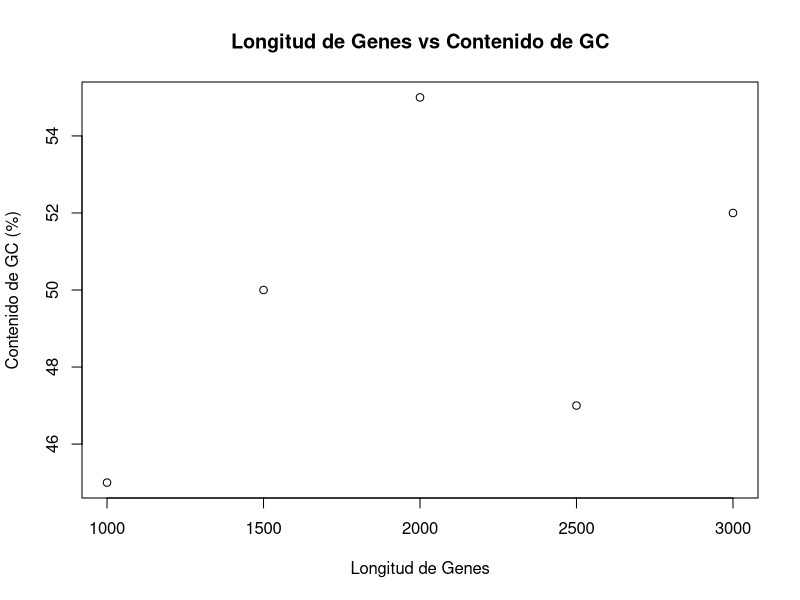
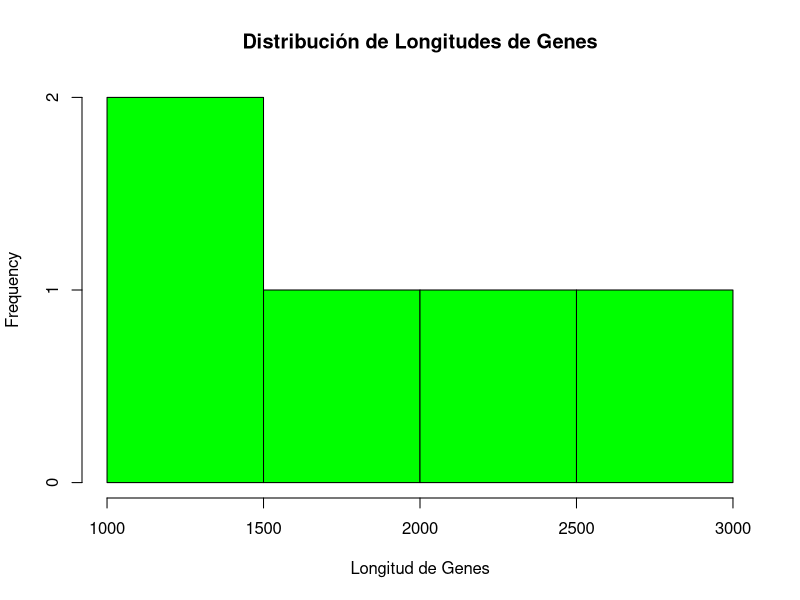
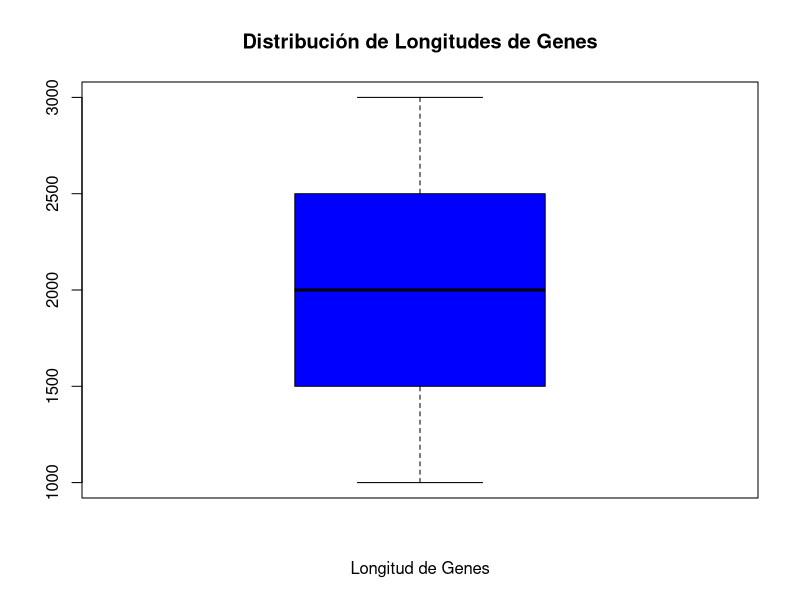
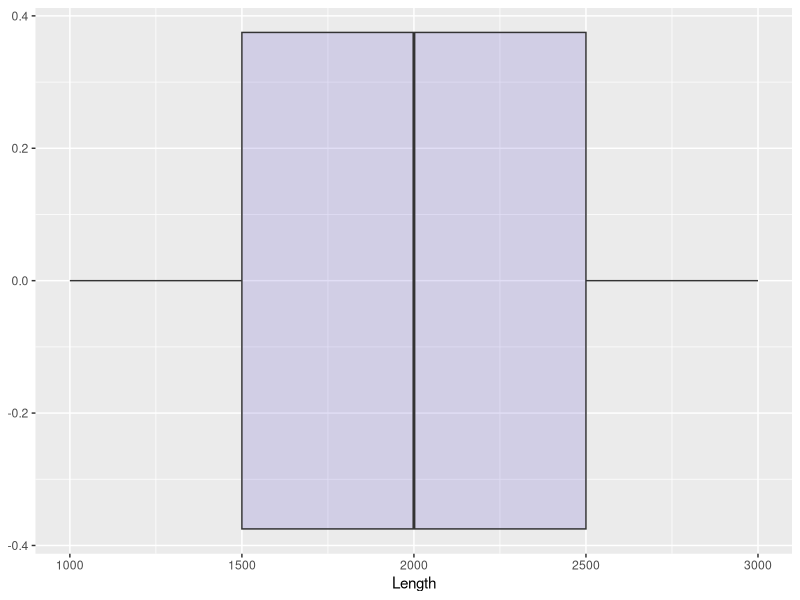
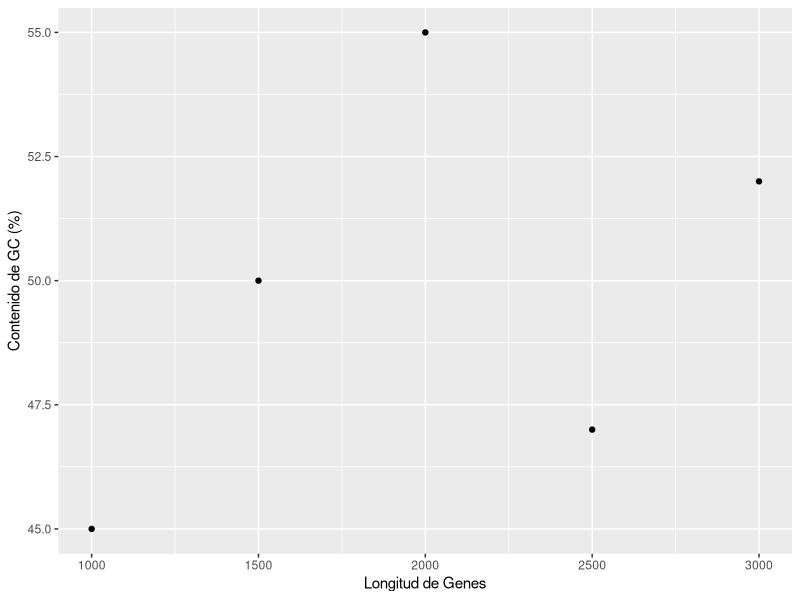
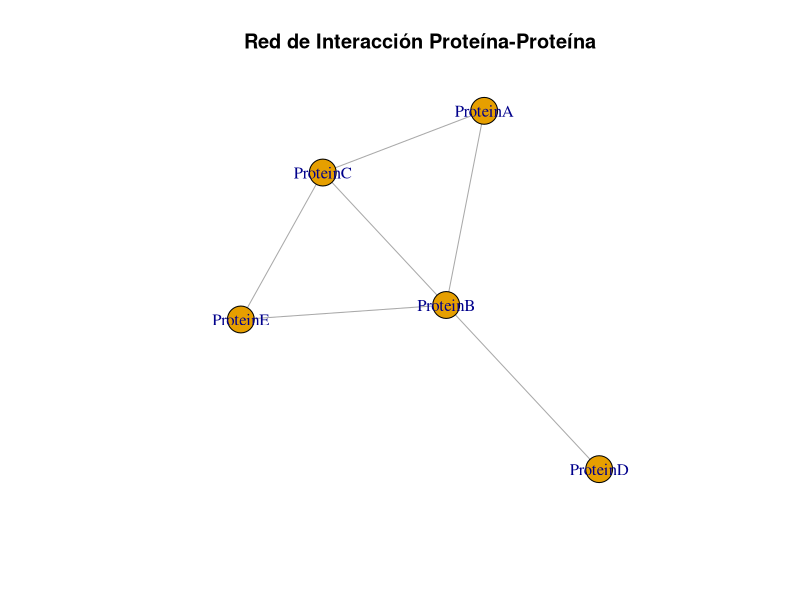
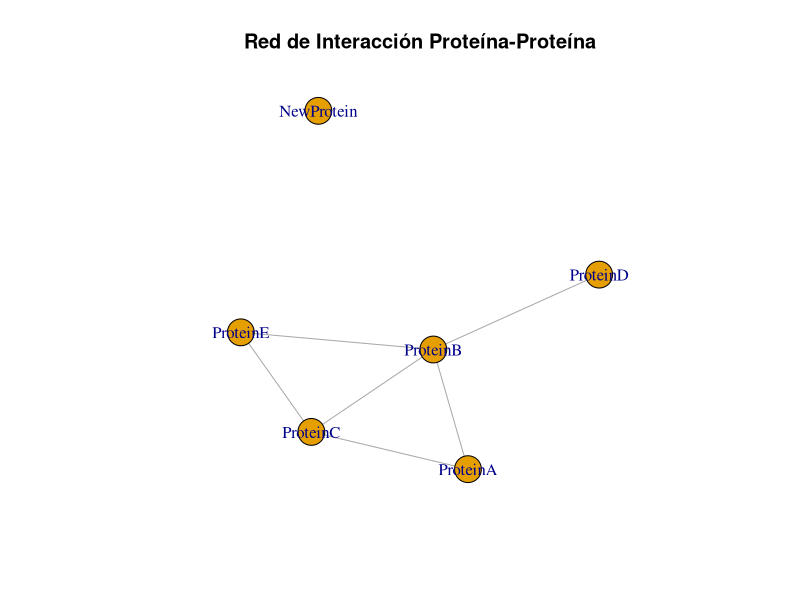
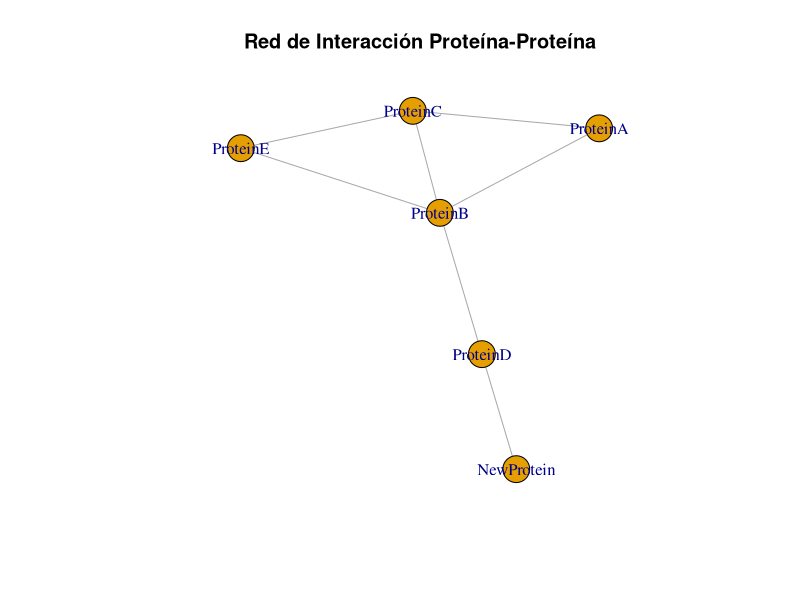

The R script that drew these images, in order:
## ---- chunk 1
# Asignar longitudes de secuencias de ADN a variables
length_gene1 <- 1500
length_gene2 <- 1200

# Imprimir las variables
length_gene1
length_gene2

# Realizar operaciones con variables
total_length <- length_gene1 + length_gene2
total_length
## ---- chunk 2
# Numérico
sequence_length <- 1500
class(sequence_length)

# Caracter
species <- "Homo sapiens"
class(species)

# Lógico
is_protein_coding <- TRUE
class(is_protein_coding)
## ---- chunk 3
# Calcular el contenido de GC de una secuencia de ADN 
g <- 200
c <- 180
a <- 150
t <- 170
# Número total de nucleótidos 
total_nt <- g + c + a + t  
# Porcentaje de contenido de GC 
gc_content <- ((g + c) / total_nt) * 100 
gc_content
## ---- chunk 4
# Algunas operaciones extras son
# la raiz
sqrt(4)
# la exponencial
exp(2)
# elevar con una potencia
2^3
sqrt(4)^2
## ---- chunk 5
# Crear un vector numérico de longitudes de genes
gene_lengths <- c(1000, 1500, 2000, 2500, 3000)
gene_lengths
# Crear un vector de caracteres de nombres de genes
gene_names <- c("GeneA", "GeneB", "GeneC", "GeneD", "GeneE")
gene_names
## ---- chunk 6
# Algunas operaciones básicas con ellos
1 + 3 * gene_lengths
length(gene_lengths)
# Extraer datos de vector
gene_lengths[3]
gene_lengths[2:5]
gene_lengths[c(2,5)]
## ---- chunk 7
# Crear un data frame con información de genes
genes_df <- data.frame(
  Name = gene_names,
  Length = gene_lengths,
  GC_Content = c(45, 50, 55, 47, 52)
)
genes_df
## ---- chunk 8
# Extraer datos de dataframe
genes_df$Name       # Acceder a una columna por nombre
genes_df[, "Length"] # Acceder a una columna por nombre usando índices
genes_df[1, ] # Acceder a la primera fila
class(genes_df[1, ]) # miremos la clase de dato que devuelve
genes_df[1:2,] 
genes_df[c(1, 3),]
genes_df[c(1,3)]
## ---- chunk 9
# obtener algunas metricas sobre el dataframe
dim(genes_df)
summary(genes_df)
## ---- chunk 10
dna <- "atcccgaggtagcgagcgtgca"
dna_vector <- strsplit(dna, "")[[1]]
for (nucl in dna_vector) {
	print(nucl)
}
## ---- chunk 11
dna <- "atcccgaggtagcgagcgtgca"
dna_vector <- strsplit(dna, "")[[1]]
gc_content <- 0
for (nucl in dna_vector) {
	if ( nucl == "g" || nucl == "c" ) {
	  gc_content <- gc_content + 1
	}
}
(gc_content/length(dna_vector))*100
## ---- chunk 12
# Gráfico de dispersión básico de longitudes de genes vs contenido de GC
plot(genes_df$Length, genes_df$GC_Content, main="Longitud de Genes vs Contenido de GC", xlab="Longitud de Genes", ylab="Contenido de GC (%)")
## ---- chunk 13
# Histograma básico de longitudes de genes
hist(genes_df$Length, main="Distribución de Longitudes de Genes", xlab="Longitud de Genes", col="green", border="black")
## ---- chunk 14
# Boxplot básico de longitudes de genes 
boxplot(genes_df$Length, main="Distribución de Longitudes de Genes", xlab="Longitud de Genes", col="blue", border="black")
## ---- chunk 15
library(ggplot2)
ggplot(genes_df, aes(x=Length)) + geom_boxplot(fill="slateblue", alpha=0.2)
ggplot(genes_df, aes(x=Length, y=GC_Content)) + geom_point() + xlab("Longitud de Genes") + ylab("Contenido de GC (%)")
## ---- chunk 16
# Cargar paquete igraph
library(igraph)
## ---- chunk 17
# Definir aristas (interacciones) entre proteínas
edges <- c("ProteinA", "ProteinB",
           "ProteinA", "ProteinC",
           "ProteinB", "ProteinC",
           "ProteinB", "ProteinD",
           "ProteinB", "ProteinE",
           "ProteinC", "ProteinE")

# Crear un objeto de grafo
g <- graph(edges, directed=FALSE)
## ---- chunk 18
# Extracción de principales objetos
V(g)
E(g)
V(g)$name
## ---- chunk 19
# Graficar el grafo
plot(g, vertex.label=V(g)$name, main="Red de Interacción Proteína-Proteína")
## ---- chunk 20
# Incorporar vértices
g <- add_vertices(g, 1, name = "NewProtein")
plot(g, vertex.label=V(g)$name, main="Red de Interacción Proteína-Proteína")
# Incorporar edges
g <- add_edges(g, edges = c("ProteinD", "NewProtein"), directed=FALSE)
plot(g, vertex.label=V(g)$name, main="Red de Interacción Proteína-Proteína")
## ---- chunk 21
# Calcular el grado de cada nodo
degree(g)
betweenness(g)

# Graficar el grafo con tamaños de nodo proporcionales a su grado
plot(g, vertex.size=degree(g)*10, vertex.label=V(g)$name, main="Red IPP (Tamaño de nodo ~Grado)")
## ---- chunk 22
hist(degree(g), main="Distribución del grado de los nodos", xlab="", col="blue", border="black")
plot(betweenness(g), degree(g), main="Betweenness vs degree", xlab="Betweenness", ylab="Degree")
## ---- chunk 23
graph_example <- make_graph("Zachary")
# Se puede establecer el tipo de layout que quieres...layout_with_kk, layout_in_circle,...
layout <- layout_with_fr(graph_example)
plot(graph_example, layout = layout, vertex.size = 20, vertex.label = NA, vertex.color = "skyblue", edge.arrow.size = 0.5, edge.color = "gray") 
layout <- layout_with_kk(graph_example)
plot(graph_example, layout = layout, vertex.size = 20, vertex.label = NA, vertex.color = "skyblue", edge.arrow.size = 0.5, edge.color = "gray")
layout <- layout_in_circle(graph_example)
plot(graph_example, layout = layout, vertex.size = 20, vertex.label = NA, vertex.color = "skyblue", edge.arrow.size = 0.5, edge.color = "gray")
## ---- chunk 24
layout <- layout_with_fr(graph_example)
plot(graph_example, layout = layout, vertex.size = degree(graph_example), vertex.label = NA, vertex.color = "skyblue", edge.arrow.size = 0.5, edge.color = "gray")
